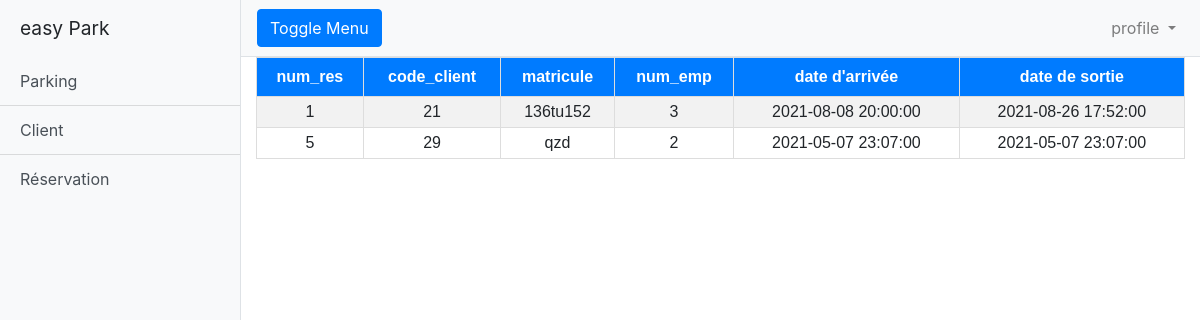
Screenshot of /admin/accueil/reservation.php with the database file from the repository.
### tables this page shows
CREATE TABLE `reservation` (
  `num_res` int(11) NOT NULL,
  `code_client` int(11) NOT NULL,
  `matricule` varchar(15) NOT NULL,
  `num_emp` int(11) NOT NULL,
  `date_arr` datetime NOT NULL,
  `date_sortie` datetime NOT NULL
);

### admin/accueil/reservation.php (the view, shortened to what this page needs)
<!DOCTYPE html>
<html lang="en">
<head>
  <link href="vendor/bootstrap/css/bootstrap.min.css" rel="stylesheet">
  <link href="css/simple-sidebar.css" rel="stylesheet">
</head>
<body>
  <div class="d-flex" id="wrapper">
    <div class="bg-light border-right" id="sidebar-wrapper">
      <div class="sidebar-heading">easy Park</div>
      <div class="list-group list-group-flush">
        <a href="index1.php" class="list-group-item list-group-item-action bg-light">Parking</a>
        <a href="client.php" class="list-group-item list-group-item-action bg-light">Client</a>
        <a href="reservation.php" class="list-group-item list-group-item-action bg-light">Réservation</a>
      </div>
    </div>
    <div id="page-content-wrapper">
      <nav class="navbar navbar-expand-lg navbar-light bg-light border-bottom">
        <button class="btn btn-primary" id="menu-toggle">Toggle Menu</button>
        <div class="collapse navbar-collapse" id="navbarSupportedContent">
          <ul class="navbar-nav ml-auto mt-2 mt-lg-0">
            <li class="nav-item dropdown">
              <a class="nav-link dropdown-toggle" href="#" id="navbarDropdown" role="button" data-toggle="dropdown" aria-haspopup="true" aria-expanded="false">
                profile
              </a>
            </li>
          </ul>
        </div>
      </nav>
      <div class="container-fluid">
         <?php
        require "../config.php";
        $sql="SElECT * From reservation";
        $liste=mysqli_query($conn, $sql);
        ?>
        <table id="customers"  >
                <tr>
                    <th>num_res</th>
                    <th>code_client</th>
                    <th>matricule</th>
                    <th>num_emp</th>
                    <th>date d'arrivée</th>
                    <th>date de sortie</th>
                </tr>
            <?php
            while($row = mysqli_fetch_assoc($liste))
            {
            ?>
            <tr style="text-align: center;">
                    <td><?php echo $row["num_res"];?></td>
                    <td><?php echo $row["code_client"];?></td>
                    <td><?php echo $row["matricule"];?></td>
                    <td><?php echo $row["num_emp"];?></td>
                    <td><?php echo $row["date_arr"];?></td>
                    <td><?php echo $row["date_sortie"];?></td>
                </tr>
            <?PHP
          }
            ?>
        </table>
  </div>
</body>
</html>

### admin/accueil/css/simple-sidebar.css (style rules this page uses)
#wrapper { overflow-x: hidden; }
#sidebar-wrapper { min-height: 100vh; margin-left: -15rem; -webkit-transition: margin .25s ease-out; -moz-transition: margin .25s ease-out; -o-transition: margin .25s ease-out; transition: margin .25s ease-out; }
#sidebar-wrapper .sidebar-heading { padding: 0.875rem 1.25rem; font-size: 1.2rem; }
#sidebar-wrapper .list-group { width: 15rem; }
#page-content-wrapper { min-width: 100vw; }
@media (min-width: 768px) { #sidebar-wrapper { margin-left: 0; } }
@media (min-width: 768px) { #page-content-wrapper { min-width: 0; width: 100%; } }

### admin/accueil/reservation.php (style rules this page uses)
#customers { font-family: Arial, Helvetica, sans-serif; border-collapse: collapse; width: 100%; }
#customers td, #customers th { border: 1px solid #ddd; padding: 3px; }
#customers tr:nth-child(even) { background-color: #f2f2f2; }
#customers th { padding-top: 7px; padding-bottom: 7px; text-align: center; background-color: #007bff; color: white; }

### rows the page displays
reservation: num_res "1", code_client "21", matricule "136tu152", num_emp "3", date_arr "2021-08-08 20:00:00", date_sortie "2021-08-26 17:52:00"
reservation: num_res "5", code_client "29", matricule "qzd", num_emp "2", date_arr "2021-05-07 23:07:00", date_sortie "2021-05-07 23:07:00"
